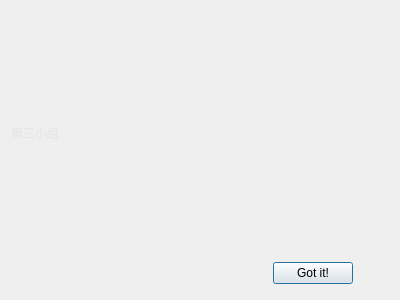
<?xml version="1.0" encoding="UTF-8"?>
<ui version="4.0">
 <class>authorDialog</class>
 <widget class="QDialog" name="authorDialog">
  <property name="windowModality">
   <enum>Qt::ApplicationModal</enum>
  </property>
  <property name="geometry">
   <rect>
    <x>0</x>
    <y>0</y>
    <width>400</width>
    <height>300</height>
   </rect>
  </property>
  <property name="windowTitle">
   <string>About authors</string>
  </property>
  <property name="windowIcon">
   <iconset resource="image.qrc">
    <normaloff>:/image/logo.png</normaloff>:/image/logo.png</iconset>
  </property>
  <property name="styleSheet">
   <string notr="true">#authorDialog{
border-image: url(:/image/Deepin15_wallpaper_013.png);}
#authorDialog *{
border-image: url();}
</string>
  </property>
  <layout class="QGridLayout" name="gridLayout">
   <item row="0" column="1">
    <spacer name="verticalSpacer_2">
     <property name="orientation">
      <enum>Qt::Vertical</enum>
     </property>
     <property name="sizeHint" stdset="0">
      <size>
       <width>20</width>
       <height>225</height>
      </size>
     </property>
    </spacer>
   </item>
   <item row="1" column="0">
    <spacer name="horizontalSpacer">
     <property name="orientation">
      <enum>Qt::Horizontal</enum>
     </property>
     <property name="sizeHint" stdset="0">
      <size>
       <width>256</width>
       <height>20</height>
      </size>
     </property>
    </spacer>
   </item>
   <item row="1" column="1">
    <widget class="QPushButton" name="pushButton_close_author">
     <property name="cursor">
      <cursorShape>PointingHandCursor</cursorShape>
     </property>
     <property name="text">
      <string>Got it!</string>
     </property>
    </widget>
   </item>
   <item row="1" column="2">
    <spacer name="horizontalSpacer_2">
     <property name="orientation">
      <enum>Qt::Horizontal</enum>
     </property>
     <property name="sizeHint" stdset="0">
      <size>
       <width>9</width>
       <height>20</height>
      </size>
     </property>
    </spacer>
   </item>
   <item row="2" column="1">
    <spacer name="verticalSpacer">
     <property name="orientation">
      <enum>Qt::Vertical</enum>
     </property>
     <property name="sizeType">
      <enum>QSizePolicy::Fixed</enum>
     </property>
     <property name="sizeHint" stdset="0">
      <size>
       <width>10</width>
       <height>5</height>
      </size>
     </property>
    </spacer>
   </item>
   <item row="0" column="0">
    <widget class="QLabel" name="label">
     <property name="text">
      <string>&lt;html&gt;&lt;head/&gt;&lt;body&gt;&lt;p&gt;&lt;span style=&quot; color:#e6e6e6;&quot;&gt;第三小组&lt;/span&gt;&lt;/p&gt;&lt;/body&gt;&lt;/html&gt;</string>
     </property>
    </widget>
   </item>
  </layout>
 </widget>
 <resources>
  <include location="image.qrc"/>
 </resources>
 <connections>
  <connection>
   <sender>pushButton_close_author</sender>
   <signal>clicked()</signal>
   <receiver>authorDialog</receiver>
   <slot>close()</slot>
   <hints>
    <hint type="sourcelabel">
     <x>323</x>
     <y>259</y>
    </hint>
    <hint type="destinationlabel">
     <x>199</x>
     <y>149</y>
    </hint>
   </hints>
  </connection>
 </connections>
</ui>
